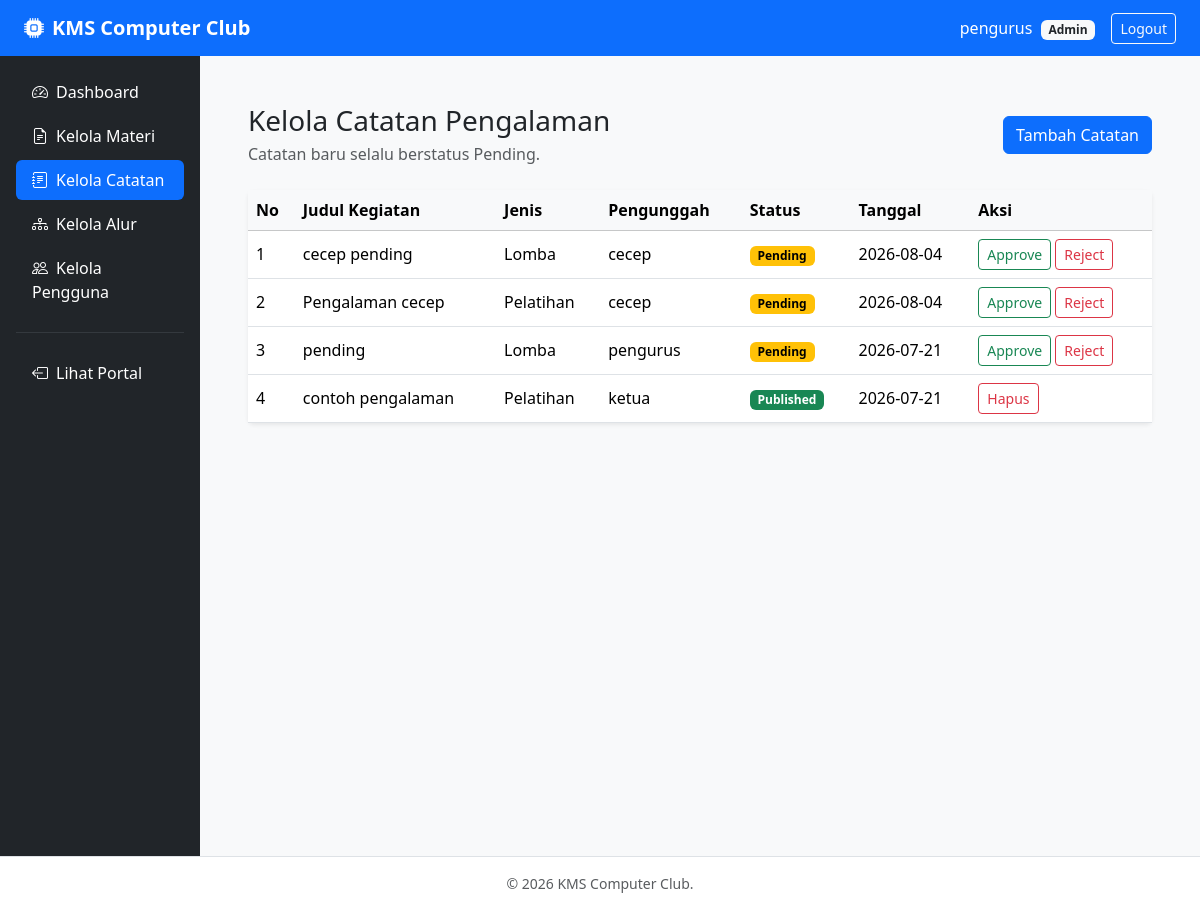
Screenshot of /admin/kelola_catatan.php (signed in) with the database file from the repository.
### tables this page shows
CREATE TABLE `catatan_pengalaman` (
  `id_catatan` int(11) NOT NULL,
  `id_user` int(11) NOT NULL,
  `id_approver` int(11) DEFAULT NULL,
  `judul_kegiatan` varchar(255) NOT NULL,
  `jenis_kegiatan` enum('Lomba','Workshop','Pelatihan','Seminar') NOT NULL,
  `kategori` varchar(100) DEFAULT NULL,
  `pengalaman` text DEFAULT NULL,
  `kendala` text DEFAULT NULL,
  `solusi` text DEFAULT NULL,
  `gambar_dokumentasi` varchar(255) DEFAULT NULL,
  `link_tautan` varchar(255) DEFAULT NULL,
  `tags` varchar(255) DEFAULT NULL,
  `status` enum('Pending','Published','Rejected') DEFAULT 'Pending',
  `alasan_reject` text DEFAULT NULL,
  `tgl_unggah` date NOT NULL
);

CREATE TABLE `pengguna` (
  `id_user` int(11) NOT NULL,
  `nama_lengkap` varchar(150) NOT NULL,
  `kelas` varchar(50) NOT NULL,
  `username` varchar(100) NOT NULL,
  `password` varchar(255) NOT NULL,
  `kartu_pelajar` varchar(255) DEFAULT NULL,
  `status_akun` enum('Pending','Aktif','Ditolak') DEFAULT 'Pending',
  `alasan_masuk` text DEFAULT NULL,
  `role` enum('Super Admin','Admin','Anggota') NOT NULL DEFAULT 'Anggota'
);

### admin/kelola_catatan.php (the view, shortened to what this page needs)
<?php
require_once '../config/koneksi.php';
$data = $conn->query(
    "SELECT cp.*, p.nama_lengkap pengunggah
     FROM CATATAN_PENGALAMAN cp
     JOIN PENGGUNA p ON p.id_user = cp.id_user
     ORDER BY cp.status = 'Pending' DESC, cp.id_catatan DESC"
)->fetchAll();
include '../includes/header.php';
include '../includes/sidebar.php';
?>
<div class="d-flex justify-content-between align-items-center mb-4">
    <div>
        <h1 class="h3 mb-1">Kelola Catatan Pengalaman</h1>
        <p class="text-muted mb-0">Catatan baru selalu berstatus Pending.</p>
    </div>
    <a class="btn btn-primary" href="tambah_catatan.php">Tambah Catatan</a>
</div>
<div class="card border-0 shadow-sm">
    <div class="table-responsive">
        <table class="table table-hover align-middle mb-0">
            <thead class="table-light">
                <tr>
                    <th>No</th>
                    <th>Judul Kegiatan</th>
                    <th>Jenis</th>
                    <th>Pengunggah</th>
                    <th>Status</th>
                    <th>Tanggal</th>
                    <th>Aksi</th>
                </tr>
            </thead>
            <tbody>
                <?php foreach ($data as $i => $c): ?>
                    <tr>
                        <td><?= $i + 1 ?></td>
                        <td><?= htmlspecialchars($c['judul_kegiatan']) ?></td>
                        <td><?= htmlspecialchars($c['jenis_kegiatan']) ?></td>
                        <td><?= htmlspecialchars($c['pengunggah']) ?></td>
                        <td>
                            <span class="badge text-bg-<?= $c['status'] === 'Published' ? 'success' : ($c['status'] === 'Pending' ? 'warning' : 'danger') ?>">
                                <?= htmlspecialchars($c['status']) ?>
                            </span>
                        </td>
                        <td><?= htmlspecialchars($c['tgl_unggah']) ?></td>
                        <td>
                            <?php if ($c['status'] === 'Pending'): ?>
                                <a class="btn btn-sm btn-outline-success" href="proses_catatan.php?action=approve&id=<?= $c['id_catatan'] ?>">Approve</a>
                                <a class="btn btn-sm btn-outline-danger" href="proses_catatan.php?action=reject&id=<?= $c['id_catatan'] ?>">Reject</a>
                            <?php else: ?>
                                <a class="btn btn-sm btn-outline-danger" onclick="return confirm('Hapus catatan ini?')" href="proses_catatan.php?action=delete&id=<?= $c['id_catatan'] ?>">Hapus</a>
                            <?php endif; ?>
                        </td>
                    </tr>
                <?php endforeach; ?>
            </tbody>
        </table>
    </div>
</div>
<?php include '../includes/footer.php'; ?>

### rows the page displays
catatan_pengalaman: judul_kegiatan "cecep pending", jenis_kegiatan "Lomba", id_user.nama_lengkap "cecep", status "Pending", tgl_unggah "2026-08-04"
catatan_pengalaman: judul_kegiatan "Pengalaman cecep", jenis_kegiatan "Pelatihan", id_user.nama_lengkap "cecep", status "Pending", tgl_unggah "2026-08-04"
catatan_pengalaman: judul_kegiatan "pending", jenis_kegiatan "Lomba", id_user.nama_lengkap "pengurus", status "Pending", tgl_unggah "2026-07-21"
catatan_pengalaman: judul_kegiatan "contoh pengalaman", jenis_kegiatan "Pelatihan", id_user.nama_lengkap "ketua", status "Published", tgl_unggah "2026-07-21"

### other values shown
$_SESSION['nama_lengkap'] "pengurus"
$_SESSION['role'] "Admin"
